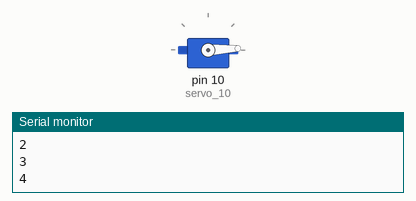
This sketch was run on a simulated Arduino Uno, built with avr-gcc and run on an emulated ATmega328P. Shown: servo, the last lines printed to the serial monitor.

Above: at 0.05 s.
At 2.4 s:
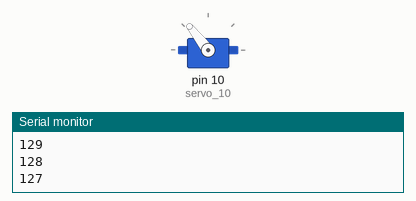
At 4.75 s:
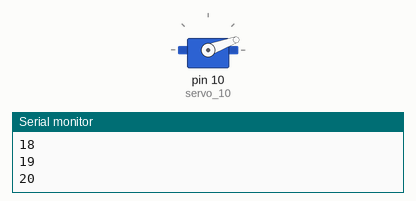
At 8.65 s:
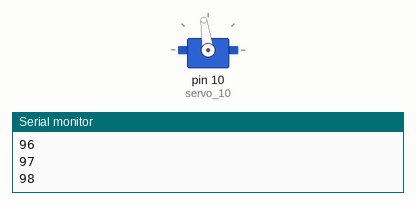
Timing chart, 0 to 11.3 s (numbered marks = the images above):
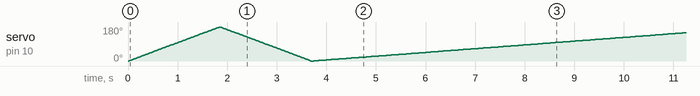

The sketch:

Servo.ino
```cpp
/*
Author Github @Ankuraxz
*/

#include <Servo.h>

int pos = 0;

Servo servo_10;

void setup()
{
  servo_10.attach(10);
  Serial.begin(9600);

}

void loop()
{
  //CLOCKWISE
  // sweep the servo from 0 to 180 degrees in steps
  // of 1 degrees
  for (pos = 0; pos <= 180; pos += 1) {
    // tell servo to go to position in variable 'pos'
    servo_10.write(pos);
    Serial.println(pos);
    // wait 15 ms for servo to reach the position
    delay(10); // Wait for 15 millisecond(s)
  }
  //ANTI CLOCKWISE
  for (pos = 180; pos >= 0; pos -= 1) {
    // tell servo to go to position in variable 'pos'
    servo_10.write(pos);
    Serial.println(pos);
    // wait 15 ms for servo to reach the position
    delay(10); // Wait for 15 millisecond(s)
  }
  //Maxrotations
  for (pos = 0; pos <= 270; pos += 1) { //270 deg is max rotation
    // tell servo to go to position in variable 'pos'
    servo_10.write(pos);
    Serial.println(pos);
    // wait 15 ms for servo to reach the position
    delay(50); // Wait for 15 millisecond(s)
  }
}
```
